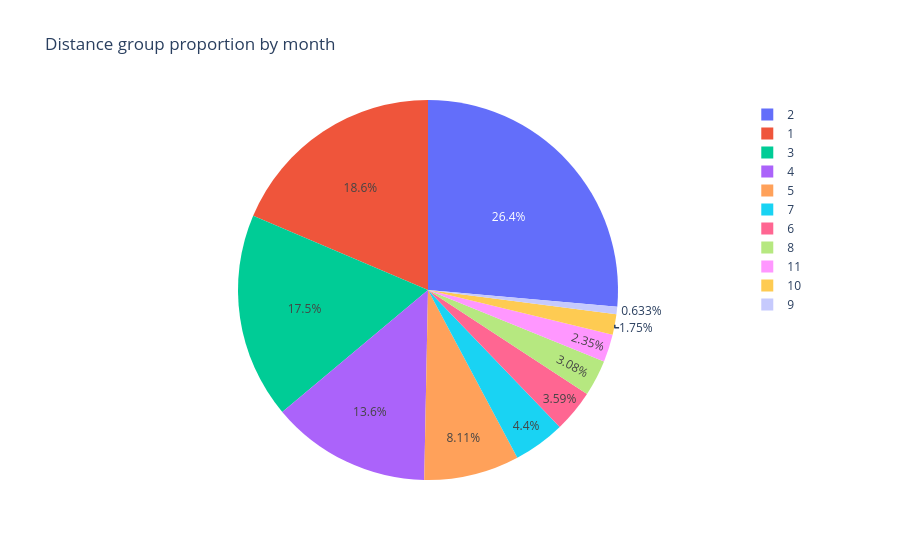

Notebook code cell kept with this figure:
### Markdown cell above
Let us represent the proportion of Flights by Distance Group (Flights indicated by numbers)

This plot should contain the following

* Title as **Flight propotion by Distance Group**.
* values should be **Flights**
* names should be **DistanceGroup**

### Code cell
# Use px.pie function to create the chart. Input dataset. 
# Values parameter will set values associated to the sector. 'Month' feature is passed to it.
# labels for the sector are passed to the `names` parameter.
fig = px.pie(data, values='Month', names='DistanceGroup', title='Distance group proportion by month')
fig.show()

### Figure 1 — Plotly figure (JSON) as saved in the notebook; plotly's stock layout.template omitted (floating-point values rounded to 4 significant figures; data arrays with more than 128 entries replaced by an {"elided": "..."} marker saying what was removed)
{"data": [{"domain": {"x": [0, 1], "y": [0, 1]}, "hovertemplate": "DistanceGroup=%{label}<br>Month=%{value}<extra></extra>", "labels": {"elided": "500 int values"}, "legendgroup": "", "name": "", "showlegend": true, "type": "pie", "values": {"elided": "500 int values"}}], "layout": {"legend": {"tracegroupgap": 0}, "title": {"text": "Distance group proportion by month"}}}
